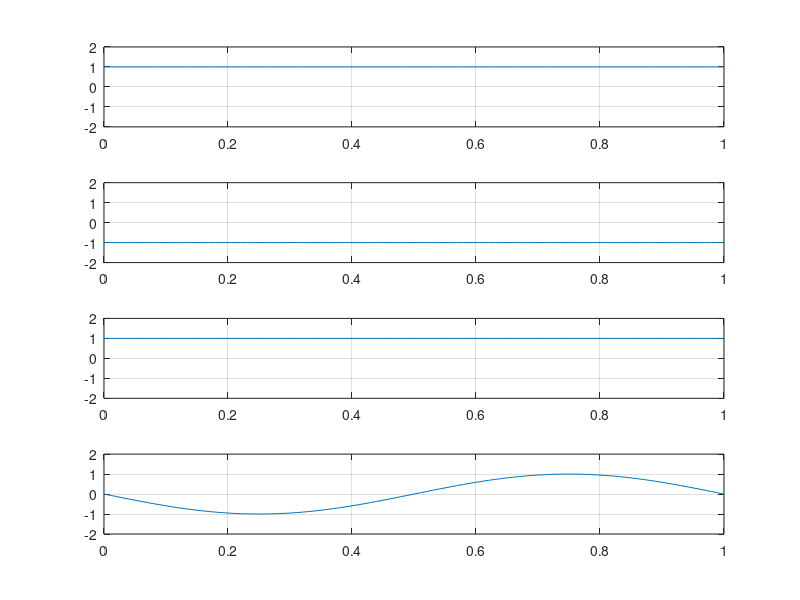

Write the MATLAB code that produced this figure.
clear;
clc;
b = input('Enter the Bit stream \n '); %b = [0 1 0 1 1 1 0];
n = length(b);
t = 0:.01:n;
x = 1:1:(n+2)*100;
for i = 1:n
    if (b(i) == 0)
        b_p(i) = -1;
    else
        b_p(i) = 1;
    end
    for j = i:.1:i+1
        bw(x(i*100:(i+1)*100)) = b_p(i);
        if (mod(i,2) == 0)
            bow(x(i*100:(i+1)*100)) = b_p(i);
            bow(x((i+1)*100:(i+2)*100)) = b_p(i);
        else
            bew(x(i*100:(i+1)*100)) = b_p(i);
            bew(x((i+1)*100:(i+2)*100)) = b_p(i);
        end
        if (mod(n,2)~= 0)
            bow(x(n*100:(n+1)*100)) = -1;
            bow(x((n+1)*100:(n+2)*100)) = -1;
        end
    end
end
bw = bw(100:end);
bew = bew(100:(n+1)*100);
bow = bow(200:(n+2)*100);
wot = 2*pi*t*(5/4);
Wt = 2*pi*t/(4*1);
st = bow.*sin(wot+(bew.*bow).*Wt);
subplot(4,1,1)
plot(t,bw)
grid on ; axis([0 n -2 +2])
subplot(4,1,2)
plot(t,bow)
grid on ; axis([0 n -2 +2])
subplot(4,1,3)
plot(t,bew)
grid on ; axis([0 n -2 +2])
subplot(4,1,4)
plot(t,st)
grid on ; axis([0 n -2 +2])
Fs=5/4; %figure
% %periodogram(st)
% S = fft(st,65);
% PSS = S.* conj(S) / 65;
% f = 1000*(-16:16)/65;
% figure
% plot(f,PSS(1:33))
